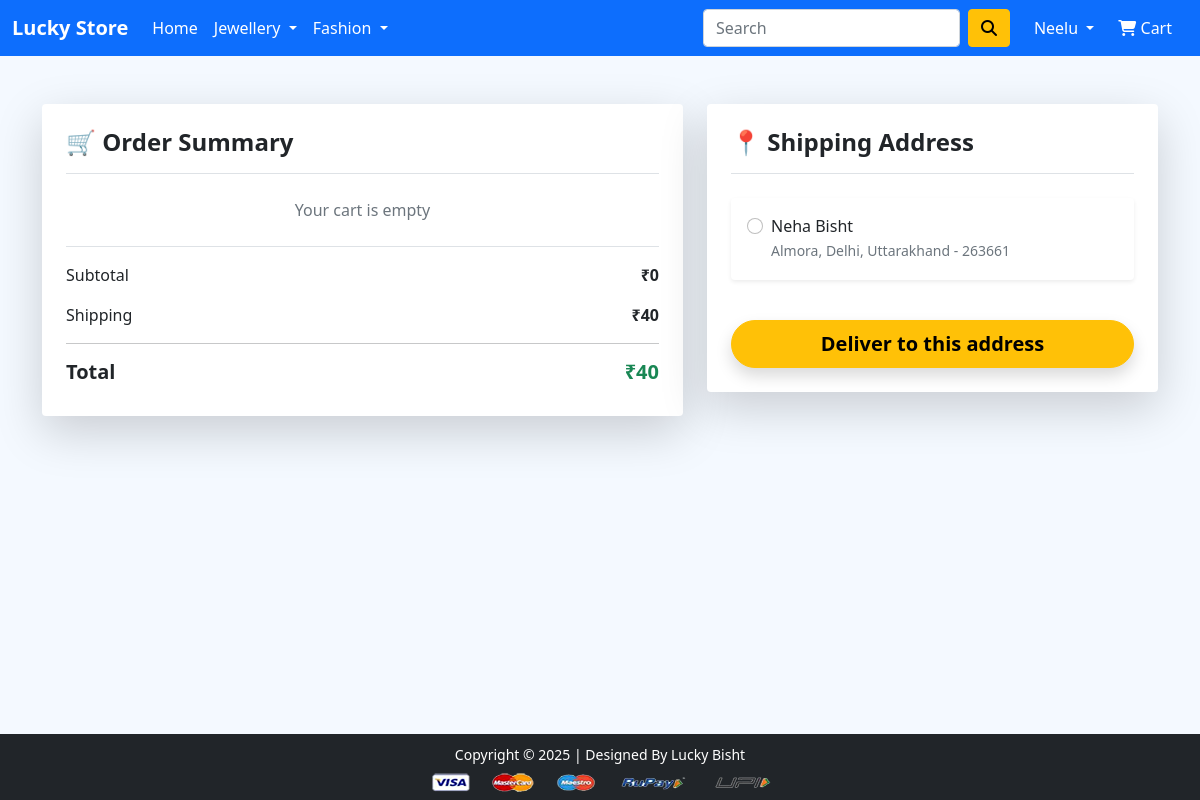
Page /checkout/ (signed in) on the committed database.
### app/models.py (models this page shows, shortened)
class Customer(models.Model):
    user = models.ForeignKey(User, on_delete=models.CASCADE)
    name = models.CharField(max_length=200)
    locality = models.CharField(max_length=200)
    city = models.CharField(max_length=50)
    zipcode = models.IntegerField()
    state = models.CharField(choices=STATE_CHOICES, max_length=50)

### app/views.py (the view)
# urls.py: path('checkout/', views.checkout, name='checkout'),
@login_required
def checkout(request):
    user = request.user
    cart_items = Cart.objects.filter(user=user)
    add = Customer.objects.filter(user=user)
    amount = sum(item.quantity * item.product.discounted_price for item in cart_items)
    shipping_amount = 40
    totalamount = amount + shipping_amount
    context = {
        'cart_items': cart_items,
        'add': add,
        'amount': amount,
        'shipping_amount': shipping_amount,
        'totalamount': totalamount,
    }
    return render(request, 'app/checkout.html', context)

### app/context_processors.py (called while the page is built)
def cart_item_count(request):
    if request.user.is_authenticated:
        cart_count = Cart.objects.filter(user=request.user).count()
    else:
        cart_count = 0
    return {
        'cart_item_count': cart_count
    }

### app/templates/app/checkout.html (shortened to what this page needs)
{% extends "app/base.html" %}
{% load static %}
{% block main-content %}
<div class="container my-5">
  <div class="row g-4">
    <div class="col-lg-7">
      <div class="card shadow-lg border-0 rounded-4">
        <div class="card-body p-4">
          <h4 class="mb-4 fw-bold border-bottom pb-3">
            🛒 Order Summary
          </h4>
          {% for item in cart_items %}
          <div class="row align-items-center mb-3 p-2 rounded-3 bg-light">
            <div class="col-3 text-center">
              <img src="{{ item.product.product_image.url }}"
                   class="img-fluid rounded-3"
                   style="max-height:90px">
            </div>
            <div class="col-6">
              <h6 class="mb-1 fw-semibold">{{ item.product.title }}</h6>
              <span class="badge bg-secondary">Qty: {{ item.quantity }}</span>
            </div>
            <div class="col-3 text-end">
              <span class="fw-bold fs-6">₹{{ item.item_total }}</span>
            </div>
          </div>
          {% empty %}
            <p class="text-center text-muted">Your cart is empty</p>
          {% endfor %}
          <div class="mt-4 pt-3 border-top">
            <p class="d-flex justify-content-between">
              <span>Subtotal</span>
              <strong>₹{{ amount }}</strong>
            </p>
            <p class="d-flex justify-content-between">
              <span>Shipping</span>
              <strong>₹{{ shipping_amount }}</strong>
            </p>
            <hr>
            <h5 class="d-flex justify-content-between fw-bold">
              <span>Total</span>
              <span class="text-success">₹{{ totalamount }}</span>
            </h5>
          </div>
        </div>
      </div>
    </div>
    <div class="col-lg-5">
      <div class="card shadow-lg border-0 rounded-4">
        <div class="card-body p-4">
          <h4 class="mb-4 fw-bold border-bottom pb-3">
            📍 Shipping Address
          </h4>
          <form action="{% url 'payment' %}" method="POST">
            {% for ad in add %}
            <label class="w-100">
              <div class="card mb-3 border-0 shadow-sm address-card">
                <div class="card-body">
                  <div class="form-check">
                    <input class="form-check-input"
                           type="radio"
                           name="custid"
                           value="{{ ad.id }}"
                           required>
                    <span class="fw-semibold">{{ ad.name }}</span><br>
                    <small class="text-muted">
                      {{ ad.locality }}, {{ ad.city }},
                      {{ ad.state }} - {{ ad.zipcode }}
                    </small>
                  </div>
                </div>
              </div>
            </label>
            {% empty %}
              <p class="text-muted">No address found.</p>
            {% endfor %}
            <div class="d-grid mt-4">
              <button type="submit"
                      class="btn btn-warning btn-lg fw-bold rounded-pill shadow">
                Deliver to this address
              </button>
            </div>
          </form>
        </div>
      </div>
    </div>
  </div>
</div>
{% endblock main-content %}

### app/templates/app/base.html (shortened to what this page needs)
<!doctype html>
{% load static %}
<html lang="en">
<head>
  <link href="https://cdn.jsdelivr.net/npm/bootstrap@5.0.0-beta1/dist/css/bootstrap.min.css" rel="stylesheet">
  <link rel="stylesheet"
        href="https://cdnjs.cloudflare.com/ajax/libs/OwlCarousel2/2.3.4/assets/owl.carousel.min.css">
  <link rel="stylesheet"
        href="https://cdnjs.cloudflare.com/ajax/libs/OwlCarousel2/2.3.4/assets/owl.theme.default.min.css">
  <link rel="stylesheet"
        href="https://cdnjs.cloudflare.com/ajax/libs/font-awesome/6.5.1/css/all.min.css">
  <link rel="stylesheet" href="{% static 'app/css/style.css' %}">
</head>
<body class="d-flex flex-column min-vh-100">
<nav class="navbar navbar-expand-lg navbar-dark bg-primary">
  <div class="container-fluid">
    <a class="navbar-brand fw-bold" href="/">Lucky Store</a>
    <div class="collapse navbar-collapse" id="navbarSupportedContent">
      <ul class="navbar-nav me-auto mb-2 mb-lg-0">
        <li class="nav-item">
          <a class="nav-link active" href="/">Home</a>
        </li>
        <li class="nav-item dropdown">
          <a class="nav-link dropdown-toggle text-white" href="#" role="button" data-bs-toggle="dropdown">
            Jewellery
          </a>
        </li>
        <li class="nav-item dropdown">
          <a class="nav-link dropdown-toggle text-white" href="#" role="button" data-bs-toggle="dropdown">
            Fashion
          </a>
        </li>
      </ul>
      <form class="d-flex me-3">
        <input class="form-control me-2" type="search" placeholder="Search">
        <button class="btn btn-warning" type="submit">
          <i class="fa fa-search"></i>
        </button>
      </form>
      <ul class="navbar-nav mb-2 mb-lg-0">
        {% if request.user.is_authenticated %}
        <li class="nav-item dropdown">
          <a class="nav-link dropdown-toggle text-white" href="#" role="button" data-bs-toggle="dropdown">
            {{ request.user.username|capfirst }}
          </a>
        </li>
        <li class="nav-item mx-2">
          <a href="{% url 'showcart' %}" class="nav-link text-white position-relative">
            <i class="fa fa-shopping-cart"></i> Cart
          </a>
        </li>
        {% endif %}
      </ul>
    </div>
  </div>
</nav>
<main class="flex-grow-1">
  {% block main-content %}{% endblock main-content %}
</main>
<footer class="container-fluid bg-dark text-center p-2 mt-auto">
  <small class="text-white">
    Copyright © 2025 | Designed By Lucky Bisht
  </small><br>
  <img src="{% static 'app/images/payment.png' %}" class="img-fluid mt-1">
</footer>
</body>
</html>

### app/static/app/css/style.css (style rules this page uses)
body { background-color: #f4f9ff; }

### rows in the picture
Customer: name "Neha Bisht", locality "Almora", city "Delhi", state "Uttarakhand", zipcode "263661"

### other values in the picture
{{ request.user.username|capfirst }} "Neelu"
{{ amount }} "0"
{{ shipping_amount }} "40"
{{ totalamount }} "40"
